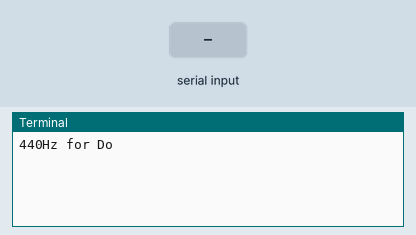
A program run on a simulated Raspberry Pi (BCM pin numbers). Parts: the last lines printed to the terminal. The inputs (shaded band) are chosen by the test bench. Threads take turns every 2 ms; the clock reads 2024-03-15 10:24:30 at power-on unless the program sets it.

Above: at 1.2 s.
1.3 s: "5" typed at the terminal, then Enter
At 1.8 s:
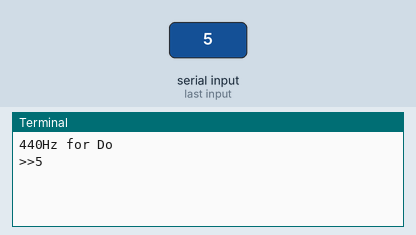
2.8 s: "90" typed at the terminal, then Enter
At 3.6 s:
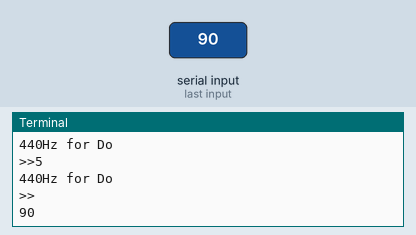

The program:

dac.py
```python
import time
import math
import RPi.GPIO as GPIO
import threading

#set GPIO
GPIO.setwarnings(False)
GPIO.cleanup()
GPIO.setmode(GPIO.BCM)

#pins [0] is the highest resistance(lowest significance) bit. pinstatus states pin values
datapin = [21, 20, 16, 26, 19, 13]
pinstatus = []
for i in range(0, len(datapin)):
    pinstatus.append(0)
    GPIO.setup(datapin[i], GPIO.OUT)


#output function sets the datapins[] from a given array
def writearray(data, bus):
    global pinstatus
    for i in range(0, len(bus)):
        if data[i] and not pinstatus[i]:
            GPIO.output(bus[i], GPIO.HIGH)
            pinstatus[i] = int(data[i])
        elif pinstatus[i] and not data[i]:
            GPIO.output(bus[i], GPIO.LOW)
            pinstatus[i] = int(data[i])


#output function sends data array from numerical values
def writenumber(number, bus):
    listholder = list(str(bin(int(number))))
    listholder.pop(0), listholder.pop(0)
    finalist = []
    for i in range(0, len(listholder)):
        finalist.append(listholder[len(listholder)-(i+1)])
    while len(bus) > len(finalist):
        finalist.append(0)
    writearray(finalist,bus)


def mainloop(bus, maxnum):
    start = time.time()
    global f
    while True:
        newtime = time.time()
        number = (math.sin((newtime-start)*f)+1)*(maxnum/2)
        writenumber(number,bus)


class thread(threading.Thread):
    def __init__(self):
        threading.Thread.__init__(self)
    def run(self):
        global f
        while True:
            time.sleep(1)
            freq = int(input("440Hz for Do\n>>"))
            f = 2*freq*3.141592


button = thread()
button.start()

#desired frequency
#freq = 440 #440Hz = Do
freq = 440
f = 2*freq*3.141592

#max number depending on bus size
sizemult = 63  #6bits

mainloop(datapin, sizemult)
```

Measured:
- after the input at 1.3 s, the terminal: prints a new line at once (image 1)
- after the input at 2.8 s, the terminal: prints a new line at once (image 2)
